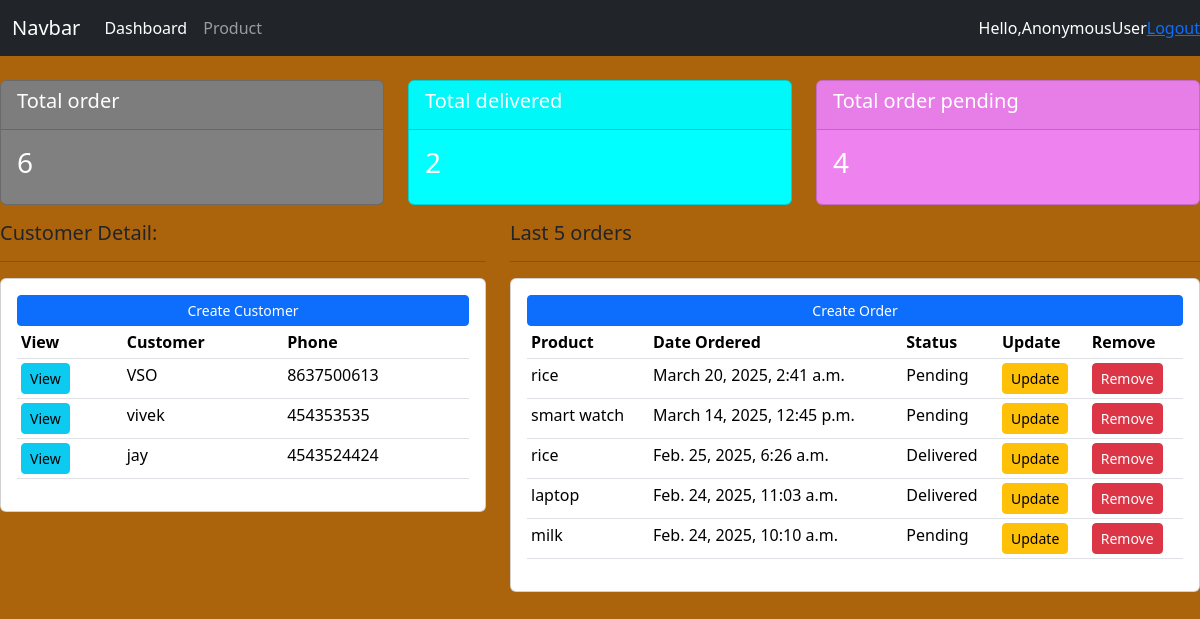
The page / on the database its author committed.
### person/models.py (models this page shows, shortened)
class Customer(models.Model):
    name=models.CharField(max_length=200,null=True)
    phone=models.CharField(max_length=200,null=True)
    email=models.CharField(max_length=200,null=True)
    date_created=models.DateTimeField(auto_now_add=True,null=True)

class Order(models.Model):
    STATUS=(
        ('Pending','Pending'),
        ('Out for Delivery','Out for Delivery'),
        ('Delivered','Delivered'),
    )
    customer=models.ForeignKey(Customer,null=True,on_delete=models.SET_NULL)
    product=models.ForeignKey(Product,null=True,on_delete=models.SET_NULL)
    date_created=models.DateTimeField(auto_now_add=True,null=True)
    status=models.CharField(max_length=200,null=True,choices=STATUS)

class Product(models.Model):
    CATEGORY=(
        ('Indoor','Indoor'),
        ('Out Door','Out Door')
    )
    name=models.CharField(max_length=200,null=True)
    price=models.FloatField(null=True)
    category=models.CharField(max_length=200,null=True,choices=CATEGORY)
    description=models.CharField(max_length=200,null=True,blank=True)
    date_created=models.DateTimeField(auto_now_add=True,null=True)
    tags=models.ManyToManyField(Tag)
    def __str__(self):
        return self.name

### person/views.py (the view)
# urls.py: path('',views.dashboard,name='dashboard'),
def dashboard(request):
    orders = Order.objects.all()
    customer = Customer.objects.all()
    total_customer = customer.count()
    total_orders = orders.count()
    delivered = orders.filter(status="Delivered").count()
    pending = orders.filter(status="Pending").count()
    context = {'orders':orders, 'customer':customer, 'total_customer':total_customer, 'total_orders': total_orders, 'delivered':delivered, 'pending': pending}
    return render(request, 'person/dashboard.html', context)

### templates/person/dashboard.html
{% extends 'base.html' %}
{%block content %}
{% include 'status.html' %}
<div class="row">
    <div class="col-md-5">
        <h5>Customer Detail:</h5>
        <hr>
        <div class="card card-body">
            <a class="btn btn-primary btn-sm btn-block" href="#">Create Customer</a>
            <table class="table table-sm">
                <tr>
                    <th>View</th>
                    <th>Customer</th>
                    <th>Phone</th>
                </tr>
                {% for customer in customer %}
                <tr>
                    <td> <a class="btn btn-sm btn-info" href="{% url 'customer' customer.id %}">View</a></td>
                    <td>{{customer.name}}</td>
                    <td>{{customer.phone}}</td>
                </tr>
                {% endfor %}
            </table>
        </div>
    </div>
    <div class="col-md-7">
        <h5>Last 5 orders</h5>
        <hr>
        <div class="card card-body">
            <a class="btn btn-primary btn-sm btn block" href="{% url 'create_order' %}">Create Order</a>
            <table class="table table-sm">
                <tr>
                    <th>Product</th>
                    <th>Date Ordered</th>
                    <th>Status</th>
                    <th>Update</th>
                    <th>Remove</th>
                </tr>
                {% for order in orders|dictsortreversed:"date_created"|slice:":5" %}
                <tr>
                    <td>{{order.product}}</td>
                    <td>{{order.date_created}}</td>
                    <td>{{order.status}}</td>
                    <td><a class = "btn btn-warning btn-sm btn block" href = "{% url 'update_order' order.id %}">Update</a></td>
                    <td><a class = "btn btn-danger btn-sm btn block" href = "{% url 'delete_order' order.id %}">Remove</a></td>
                </tr>
                {% endfor %}
            </table>
        </div>
    </div>
</div>
{% endblock %}

### templates/base.html (shortened to what this page needs)
<!doctype html>
<html lang="en">
    {% load static %}
  <head>
    <link href="https://cdn.jsdelivr.net/npm/bootstrap@5.3.3/dist/css/bootstrap.min.css" rel="stylesheet">
    <link rel="stylesheet" href="{% static 'css/mystyle.css' %}">
  </head>
  <body>
    {% include "navbar.html" %}
    {% block content %}
    {% endblock %}
  </body>
</html>

### templates/navbar.html (shortened to what this page needs)
<nav class="navbar navbar-expand-lg navbar-dark bg-dark">
    <div class="container-fluid">
      <a class="navbar-brand" href="#">Navbar</a>
      <div class="collapse navbar-collapse" id="navbarNav">
        <ul class="navbar-nav">
          <li class="nav-item">
            <a class="nav-link active" aria-current="page" href="{% url 'dashboard' %}">Dashboard</a>
          </li>
          <li class="nav-item">
            <a class="nav-link" href="{% url 'product' %}">Product</a>
          </li>
        </ul>
      </div>
    </div>
    <span class="hello-msg"style="color:white">Hello,{{request.user}}</span>
    <span><a href="{% url 'logout'%}" class="hello-msg">Logout</a></span>
  </nav>

### templates/status.html
<br>
<div class ="row">
    <div class="col">
        <div class="col-md">
            <div class="card tex-center text-white mb-3" id="total-order">
                <div class ="card-header">
                    <h5 class= "card-title"> Total order</h5>
                </div>
                <div class="card-body">
                    <h3 class="card-title">{{total_orders}}</h3>
                </div>
            </div>
        </div>
    </div>
    <div class="col">
        <div class="col-md">
            <div class="card tex-center text-white mb-3" id="total-delivered">
                <div class ="card-header">
                    <h5 class= "card-title"> Total delivered</h5>
                </div>
                <div class="card-body">
                    <h3 class="card-title">{{delivered}}</h3>
                </div>
            </div>
        </div>
    </div>
    <div class="col">
        <div class="col-md">
            <div class="card tex-center text-white mb-3" id="total-pending">
                <div class ="card-header">
                    <h5 class= "card-title"> Total order pending</h5>
                </div>
                <div class="card-body">
                    <h3 class="card-title">{{pending}}</h3>
                </div>
            </div>
        </div>
    </div>
</div>

### static/css/mystyle.css (style rules this page uses)
body { background-color:rgb(171, 99, 12); }
#total-order { background-color:grey; }
#total-delivered { background-color: aqua; }
#total-pending { background-color: violet; }

### rows shown on the page
Customer: name "VSO", phone "8637500613"
Customer: name "vivek", phone "454353535"
Customer: name "jay", phone "4543524424"
Order: product "rice", date_created "March 20, 2025, 2:41 a.m.", status "Pending"
Order: product "smart watch", date_created "March 14, 2025, 12:45 p.m.", status "Pending"
Order: product "rice", date_created "Feb. 25, 2025, 6:26 a.m.", status "Delivered"
Order: product "laptop", date_created "Feb. 24, 2025, 11:03 a.m.", status "Delivered"
Order: product "milk", date_created "Feb. 24, 2025, 10:10 a.m.", status "Pending"

### other values the page prints
{{ request.user }} "AnonymousUser"
{{ total_orders }} "6"
{{ delivered }} "2"
{{ pending }} "4"
